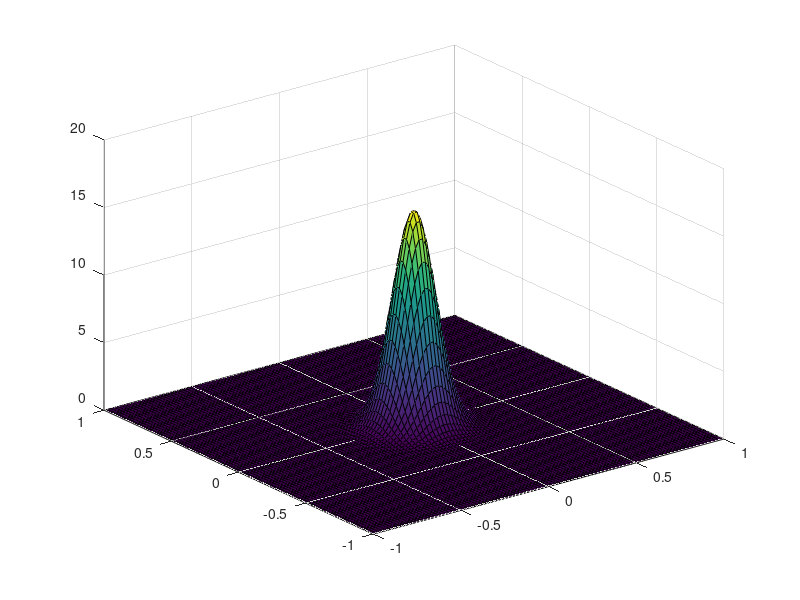

This figure's MATLAB source: (Note: this script raises an error after producing the figure.)
clear;clc;
x=linspace(-1,1,100);
y=linspace(-1,1,100);
dx=x(2)-x(1);
dy=y(2)-y(1);
Nx=length(x);
Ny=length(y);

f0=zeros(Nx,Ny);
for i=1:Nx
    for j=1:Ny
        f0(i,j)=(x(i)).^2+(y(j)).^2;
    end
end
sigma=0.1;
f0=-f0/(2*sigma^2);
f0=exp(f0)/(2*pi*sigma^2);
surf(x,y,f0);
title('Iterations k=0',FontSize=14)
lambda=1;
Ls=zeros(1,10);
Es=zeros(1,10);

for k=1:10
    f0=lambda*f0;
    f1=zeros(Nx,Ny);
    for i=1:Nx
        for j=1:Ny
            rho=sqrt((x(i))^2+(y(j))^2);
            if rho>1
                continue
            end

            if y(j)>0
                theta=acos(x(i)/rho);
            end
            if y(j)<0
                theta=2*pi-acos(x(i)/rho);
            end

            for m=1:Nx
                for n=1:Ny
                    rhop=sqrt((x(m))^2+(y(n))^2);
                    if rhop>1
                        continue
                    end

                    if y(n)>0
                        thetap=acos(x(m)/rhop);
                    end
                    if y(n)<0
                        thetap=2*pi-acos(x(m)/rhop);
                    end

                    if rhop==rho&&thetap==theta
                        continue
                    end

                    G=1/4/pi*log((rho^2+rhop^2-2*rho*rhop*cos(theta-thetap))/(rho^2*rhop^2+1-2*rho*rhop*cos(theta-thetap)));
                    f1(i,j)=f1(i,j)-dx*dy*G*f0(m,n)*f0(m,n);
                end
            end

        end
    end
    f0=f1;


    % Solve Lambda
    dfx=zeros(Nx,Ny);
    dfy=zeros(Nx,Ny);
    for i=1:Nx-1
        dfx(i,:)=(f0(i+1,:)-f0(i,:))/dx;
    end
    dfx(Nx,:)=dfx(Nx-1,:);
    for j=1:Ny-1
        dfy(:,j)=(f0(:,j+1)-f0(:,j))/dy;
    end
    dfy(:,Ny)=dfy(:,Ny-1);
    
    num=0;
    den=0;
    for i=1:Nx
        for j=1:Ny
            r_g=sqrt(x(i)^2+y(j)^2);
            if r_g>1
                continue
            end
            den=den+f0(i,j)^3*dx*dy;
            num=num+(dfx(i,j)^2+dfy(i,j)^2)*dx*dy;
        end
    end
    lambda=num/den;
    Ls(k)=lambda;


    figure(2)
    surf(x,y,f0)
    title(['Interations k=',num2str(k)],FontSize=14)

    % error
    ddf=zeros(Nx,Ny);
    for i=2:Nx-1
        for j=2:Ny-1
            ddf(i,j)=(f0(i,j+1)+f0(i,j-1)+f0(i-1,j)+f0(i+1,j)-4*f0(i,j))/dy/dx;
        end
    end

    error=zeros(Nx,Ny);
    for i=1:Nx
        for j=1:Ny
            r_g=sqrt(x(i)^2+y(j)^2);
            if r_g>1
                continue
            end
            lhs=ddf(i,j);
            rhs=-f0(i,j)^2;
            error(i,j)=abs((lhs-rhs)/f0(i,j));
        end
    end

    a=0;
    E=0;
    for i=1:Nx
        for j=1:Nx
            if x(i)^2+y(j)^2<0.9
                a=a+1;
                E=E+error(i,j);
            end
        end
    end
    Es(k)=E/a;


end


